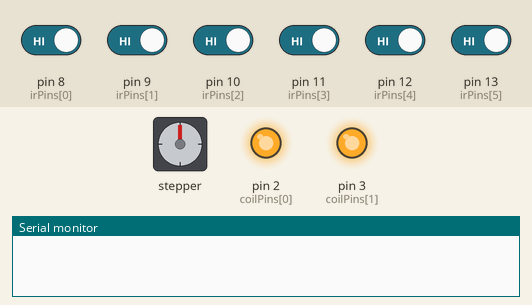
The sketch below on a simulated Arduino Uno, built with avr-gcc and run on an emulated ATmega328P. Shown: stepper motor, output pins drawn as LEDs (lit = HIGH), the last lines printed to the serial monitor. Wiring (inferred from the names in the program): stepper motor (2048 steps per turn assumed): coils pin 4, pin 5, pin 6, pin 7. Inputs (shaded band) come from the test bench; at power-on: pin 8 (irPins[0]), pin 9 (irPins[1]), pin 10 (irPins[2]), pin 11 (irPins[3]), pin 12 (irPins[4]), pin 13 (irPins[5]) HIGH. Pins used as bus, display or sensor lines are not drawn.

Above: at 1.2 s.
1.3 s: pin 8 (irPins[0]) driven LOW
At 2.0 s:
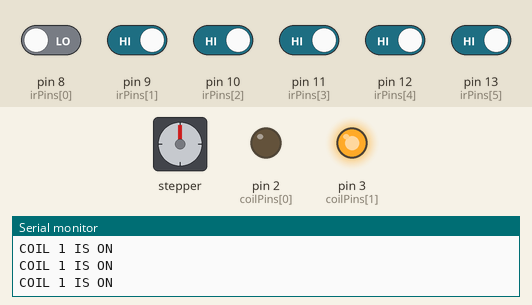
2.8 s: pin 9 (irPins[1]) driven LOW
At 4.0 s:
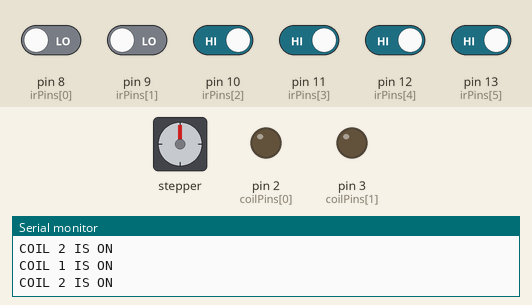
4.3 s: pin 8 (irPins[0]) driven HIGH and pin 10 (irPins[2]) driven LOW
7.3 s: pin 9 (irPins[1]) driven HIGH
10.3 s: pin 8 (irPins[0]) driven LOW
At 11.2 s:
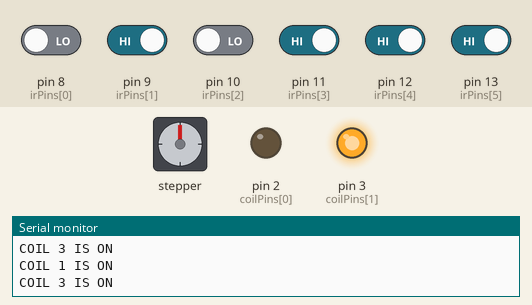
Timing chart, 0 to 13.3 s (numbered marks = the images above; inputs shaded):
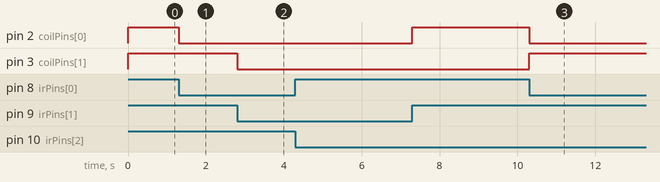

Measured:
- after the input at 1.3 s, pin 2 (coilPins[0]): HIGH → LOW at once
- after the input at 2.8 s, pin 3 (coilPins[1]): HIGH → LOW at once
- after the input at 7.3 s, pin 3 (coilPins[1]): LOW → HIGH after 3.0 s
- after the input at 10.3 s, pin 2 (coilPins[0]): HIGH → LOW at once

The sketch:

CNW_Primary.ino
```cpp
/**
*@file espCode1_0.ino
*@author Chandana R
*@brief Main Code to Arduino UNO for 6 Coils
*@version 2.0
*@date of revision 2025-03-28
*/

/**
Version History:
0.1---> Initial Draft
1.0---> The relay module previously was connected to the analog and IR to the digital pins
        now, the relay module is connected to the digital sensors and IR module is connected to analog + digital pins
2.0---> The relay module previously connected are completely turned to digital, since they are available, 8 IR connected
        digital pins 8, 9, 10, 11, 12, 13 and for relay digital pins 2, 3, 4, 5, 6, 7. Note: To have efficient switching between
		coils this version of the code must be used. Only for loop based firmware works efficiently. To have smooth switching,
		when one relay are ON they are kept at that state for atlest 3 seconds (3000 ms).
		NOTE: Relay will be in ON state when its put to LOW state, and IR trigger is also in LOW state.
*/
/**
*Components:
-Arduino UNO X 1
-IR Sensors X 6
-5v 8Channel Relay X 1
-Copper coil 150 turns each of ~22 gauge
-Connecting Wire
*/

// Pin arrays for IR sensors and coils
int irPins[] = {8, 9, 10, 11, 12, 13};   // IR sensor pins
int coilPins[] = {2, 3, 4, 5, 6, 7};     // Corresponding coil pins
const int NUM_COILS = 6;

unsigned long coilTimers[NUM_COILS] = {0};   // Stores the ON time for each coil
const unsigned long coilOnDuration = 3000;   // 3 seconds ON time

void setup() {
  Serial.begin(115200);   // Initialize Serial Monitor

  // Configure IR sensors and coils
  for (int i = 0; i < NUM_COILS; i++) {
    pinMode(irPins[i], INPUT);       // Set IR pins as INPUT
    pinMode(coilPins[i], OUTPUT);    // Set coil pins as OUTPUT
    digitalWrite(coilPins[i], HIGH); // Ensure coils are initially OFF
  }
}

void loop() {
  unsigned long currentMillis = millis();   // Get current time

  for (int i = 0; i < NUM_COILS; i++) {
    if (digitalRead(irPins[i]) == LOW) {
      // IR triggered, activate the coil
      Serial.print("COIL ");
      Serial.print(i + 1);
      Serial.println(" IS ON");

      digitalWrite(coilPins[i], LOW);            // Turn ON coil
      coilTimers[i] = currentMillis;             // Set the coil's ON time
    }

    // Check if 3 seconds have passed since the coil was turned ON
    if (currentMillis - coilTimers[i] >= coilOnDuration) {
      digitalWrite(coilPins[i], HIGH);           // Turn OFF the coil
    }
  }

  delay(10);   // Stability delay
}
```
